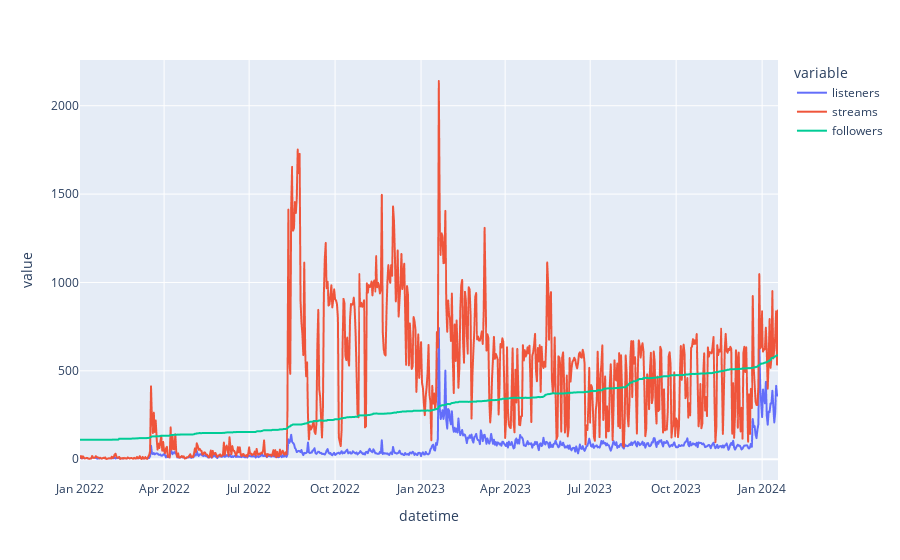

Write notebook code for a chart like this one.
### Code cell
plot = px.line(df, x=df["datetime"], y=df.columns[1:-1])
plot.show()

### Figure 1 — Plotly figure (JSON) as saved in the notebook; plotly's stock layout.template omitted (floating-point values rounded to 4 significant figures; data arrays with more than 128 entries replaced by an {"elided": "..."} marker saying what was removed)
{"data": [{"hovertemplate": "variable=listeners<br>datetime=%{x}<br>value=%{y}<extra></extra>", "legendgroup": "listeners", "line": {"color": "#636efa", "dash": "solid"}, "marker": {"symbol": "circle"}, "mode": "lines", "name": "listeners", "showlegend": true, "type": "scattergl", "x": {"elided": "748 str values"}, "xaxis": "x", "y": {"elided": "748 int values"}, "yaxis": "y"}, {"hovertemplate": "variable=streams<br>datetime=%{x}<br>value=%{y}<extra></extra>", "legendgroup": "streams", "line": {"color": "#EF553B", "dash": "solid"}, "marker": {"symbol": "circle"}, "mode": "lines", "name": "streams", "showlegend": true, "type": "scattergl", "x": {"elided": "748 str values"}, "xaxis": "x", "y": {"elided": "748 int values"}, "yaxis": "y"}, {"hovertemplate": "variable=followers<br>datetime=%{x}<br>value=%{y}<extra></extra>", "legendgroup": "followers", "line": {"color": "#00cc96", "dash": "solid"}, "marker": {"symbol": "circle"}, "mode": "lines", "name": "followers", "showlegend": true, "type": "scattergl", "x": {"elided": "748 str values"}, "xaxis": "x", "y": {"elided": "748 int values"}, "yaxis": "y"}], "layout": {"legend": {"title": {"text": "variable"}, "tracegroupgap": 0}, "margin": {"t": 60}, "xaxis": {"anchor": "y", "domain": [0, 1], "title": {"text": "datetime"}}, "yaxis": {"anchor": "x", "domain": [0, 1], "title": {"text": "value"}}}}
